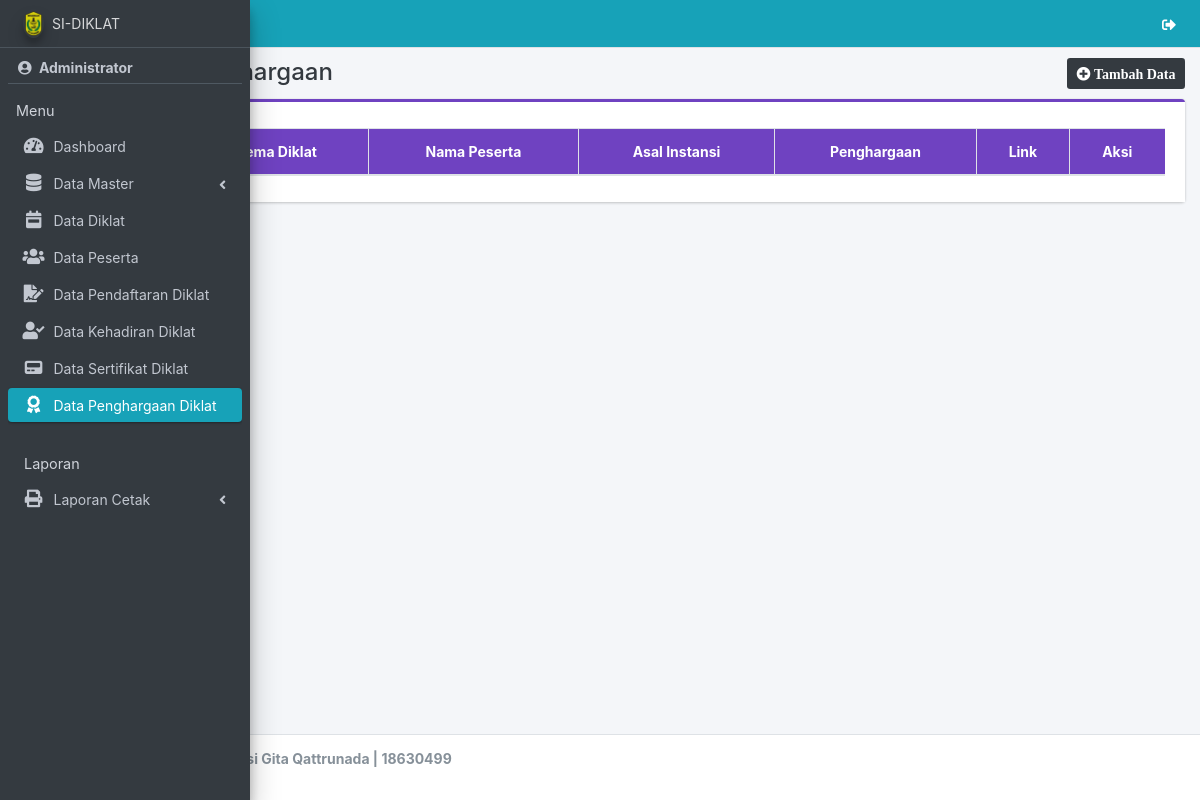
The page /admin/award/index.php (signed in) on the database as committed earlier.
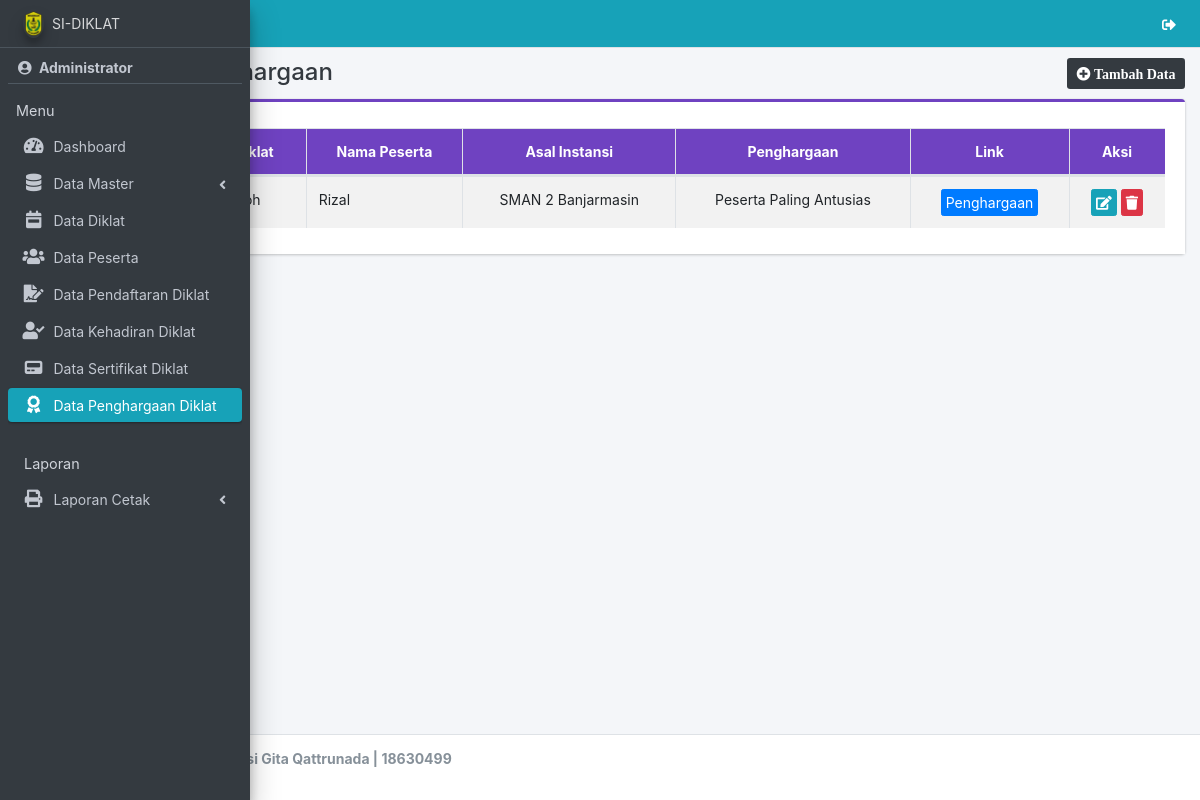
The same page on the database as committed later.
### tables this page shows
CREATE TABLE `award` (
  `id_award` int(11) NOT NULL,
  `id_diklat` int(11) NOT NULL,
  `id_peserta` int(11) NOT NULL,
  `nm_award` varchar(50) NOT NULL,
  `link` text NOT NULL
);

CREATE TABLE `peserta` (
  `id_peserta` int(11) NOT NULL,
  `nm_peserta` varchar(50) NOT NULL,
  `nip` varchar(30) NOT NULL,
  `tmpt_lahir` varchar(50) NOT NULL,
  `tgl_lahir` date NOT NULL,
  `jk` varchar(20) NOT NULL,
  `hp_peserta` varchar(20) NOT NULL,
  `email_peserta` varchar(50) NOT NULL,
  `pendidikan` varchar(30) NOT NULL,
  `pas_foto` varchar(100) NOT NULL
);

CREATE TABLE `instansi` (
  `id_instansi` int(11) NOT NULL,
  `nm_instansi` varchar(50) NOT NULL,
  `alamat` text NOT NULL,
  `hp_instansi` varchar(20) NOT NULL,
  `email_instansi` varchar(50) NOT NULL
);

### admin/award/index.php (shortened to what this page needs)
<?php
require '../../app/config.php';
include_once '../../template/header.php';
include_once '../../template/sidebar.php';
?>
<div class="content-wrapper">
    <div class="content-header">
        <div class="container-fluid">
            <div class="row">
                <div class="col-sm-6">
                    <h4 class="m-0 text-dark"><i class="fa fa-award ml-1 mr-1"></i> Data Penghargaan</h4>
                </div>
                <div class="col-sm-6 text-right">
                    <a href="tambah" class="btn btn-sm bg-dark"><i class="fa fa-plus-circle"> Tambah Data</i></a>
                </div>
            </div>
        </div>
    </div>
    <section class="content">
        <div class="container-fluid">
            <div class="row">
                <div class="col-md-12">
                    <div class="card card-purple card-outline">
                        <div class="card-body" style="background-color: white;">
                            <div class="table-responsive">
                                <table id="example1" class="table table-bordered table-striped dataTable">
                                    <thead class="bg-purple">
                                        <tr align="center">
                                            <th>No</th>
                                            <th>Tema Diklat</th>
                                            <th>Nama Peserta</th>
                                            <th>Asal Instansi</th>
                                            <th>Penghargaan</th>
                                            <th>Link</th>
                                            <th>Aksi</th>
                                        </tr>
                                    </thead>
                                    <tbody>
                                        <?php
                                        $no = 1;
                                        $data = $con->query("SELECT * FROM award a JOIN diklat b ON a.id_diklat = b.id_diklat JOIN peserta c ON a.id_peserta = c.id_peserta ORDER BY id_award DESC");
                                        while ($row = $data->fetch_array()) {
                                        ?>
                                            <tr>
                                                <td align="center" width="5%"><?= $no++ ?></td>
                                                <td><?= $row['tema'] ?></td>
                                                <td><?= $row['nm_peserta'] ?></td>
                                                <td align="center">
                                                    <?php $dt = $con->query("SELECT * FROM pendaftaran a JOIN instansi b ON a.id_instansi = b.id_instansi WHERE id_peserta = '$row[id_peserta]' ")->fetch_array();
                                                    echo $dt['nm_instansi'];
                                                    ?>
                                                </td>
                                                <td align="center"><?= $row['nm_award'] ?></td>
                                                <td align="center">
                                                    <a href="<?= $row['link'] ?>" target="_BLANK" class="btn btn-xs btn-primary"> Penghargaan</a>
                                                </td>
                                                <td align="center" width="9%">
                                                    <a href="edit?id=<?= $row[0] ?>" class="btn btn-info btn-xs" title="Edit"><i class="fa fa-edit"></i></a>
                                                    <a href="hapus?id=<?= $row[0] ?>" class="btn btn-danger btn-xs alert-hapus" title="Hapus"><i class="fa fa-trash"></i> </a>
                                                </td>
                                            </tr>
                                        <?php } ?>
                                    </tbody>
                                </table>
                            </div>
                        </div>
                    </div>
                </div>
            </div>
        </div>
    </section>
</div>
<?php
include_once '../../template/footer.php';
?>

Rows that differ between the two databases and show on the page:
added award: id_peserta.nm_peserta "Rizal", instansi.nm_instansi "SMAN 2 Banjarmasin", nm_award "Peserta Paling Antusias"
